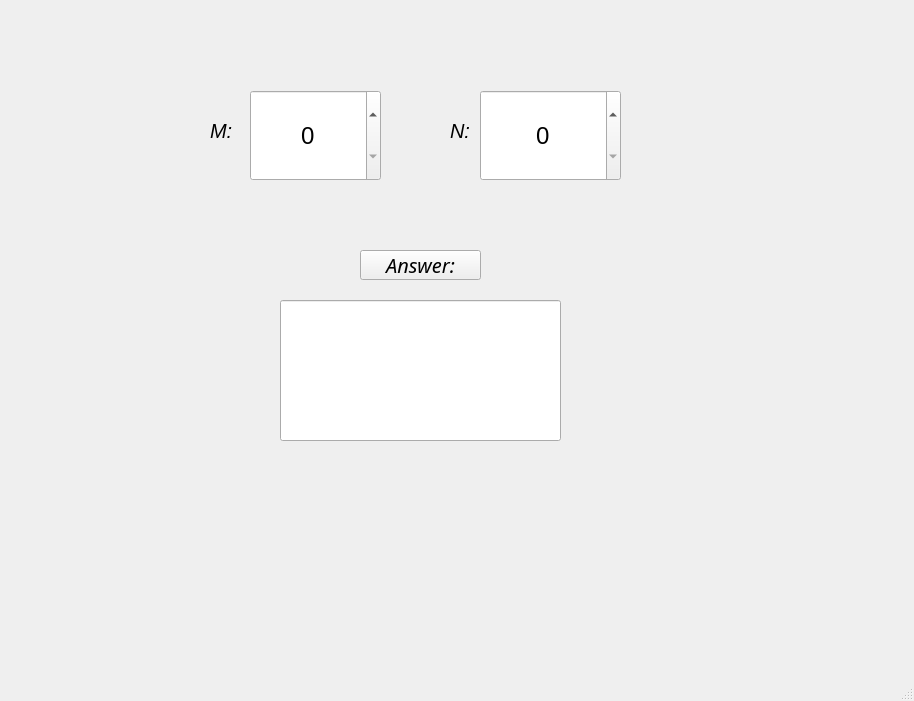
<?xml version="1.0" encoding="UTF-8"?>
<ui version="4.0">
 <class>MainWindow</class>
 <widget class="QMainWindow" name="MainWindow">
  <property name="geometry">
   <rect>
    <x>0</x>
    <y>0</y>
    <width>914</width>
    <height>701</height>
   </rect>
  </property>
  <property name="windowTitle">
   <string>Lab3_Tsk2</string>
  </property>
  <widget class="QWidget" name="centralwidget">
   <widget class="QLabel" name="label">
    <property name="geometry">
     <rect>
      <x>210</x>
      <y>120</y>
      <width>51</width>
      <height>21</height>
     </rect>
    </property>
    <property name="font">
     <font>
      <family>Ubuntu</family>
      <pointsize>15</pointsize>
      <italic>true</italic>
     </font>
    </property>
    <property name="text">
     <string>M:</string>
    </property>
   </widget>
   <widget class="QLabel" name="label_2">
    <property name="geometry">
     <rect>
      <x>450</x>
      <y>120</y>
      <width>41</width>
      <height>21</height>
     </rect>
    </property>
    <property name="font">
     <font>
      <family>Ubuntu</family>
      <pointsize>15</pointsize>
      <italic>true</italic>
     </font>
    </property>
    <property name="text">
     <string>N:</string>
    </property>
   </widget>
   <widget class="QPushButton" name="pushButton">
    <property name="geometry">
     <rect>
      <x>360</x>
      <y>250</y>
      <width>121</width>
      <height>30</height>
     </rect>
    </property>
    <property name="font">
     <font>
      <family>Ubuntu Mono</family>
      <pointsize>15</pointsize>
      <italic>true</italic>
     </font>
    </property>
    <property name="text">
     <string>Answer:</string>
    </property>
   </widget>
   <widget class="QLineEdit" name="lineEdit_3">
    <property name="geometry">
     <rect>
      <x>280</x>
      <y>300</y>
      <width>281</width>
      <height>141</height>
     </rect>
    </property>
    <property name="font">
     <font>
      <pointsize>18</pointsize>
     </font>
    </property>
    <property name="alignment">
     <set>Qt::AlignCenter</set>
    </property>
   </widget>
   <widget class="QSpinBox" name="spinBox">
    <property name="geometry">
     <rect>
      <x>250</x>
      <y>90</y>
      <width>131</width>
      <height>91</height>
     </rect>
    </property>
    <property name="font">
     <font>
      <pointsize>18</pointsize>
     </font>
    </property>
    <property name="alignment">
     <set>Qt::AlignCenter</set>
    </property>
    <property name="maximum">
     <number>3</number>
    </property>
   </widget>
   <widget class="QSpinBox" name="spinBox_2">
    <property name="geometry">
     <rect>
      <x>480</x>
      <y>90</y>
      <width>141</width>
      <height>91</height>
     </rect>
    </property>
    <property name="font">
     <font>
      <pointsize>18</pointsize>
     </font>
    </property>
    <property name="alignment">
     <set>Qt::AlignCenter</set>
    </property>
    <property name="maximum">
     <number>10</number>
    </property>
   </widget>
  </widget>
  <widget class="QMenuBar" name="menubar">
   <property name="geometry">
    <rect>
     <x>0</x>
     <y>0</y>
     <width>914</width>
     <height>26</height>
    </rect>
   </property>
  </widget>
  <widget class="QStatusBar" name="statusbar"/>
 </widget>
 <resources/>
 <connections/>
</ui>
